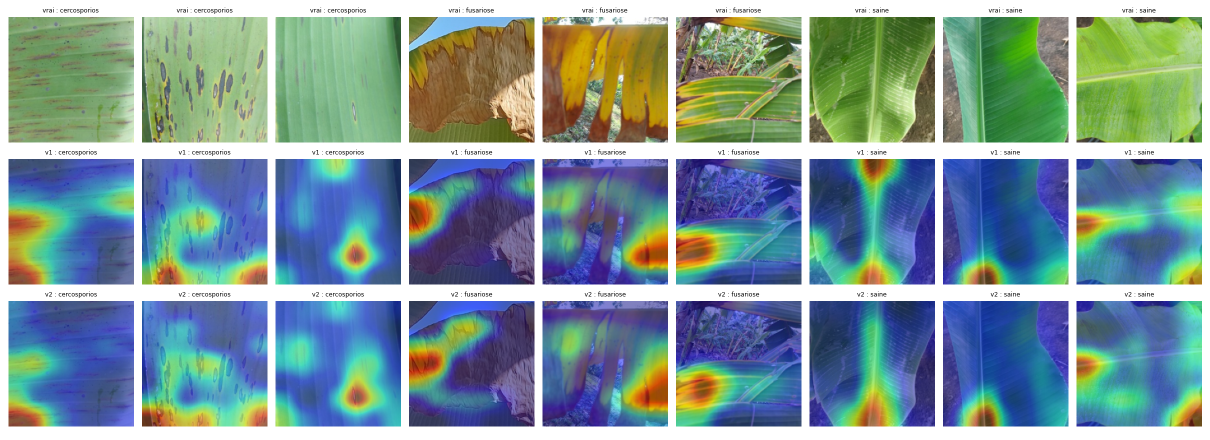
#> input picture modeles/maladies/gradcam_v1_v2.png, 2420 x 880 px (shown at 1/2 size)
$ python -i video_demo_plans2d.py   (imports and definitions only)
#> lines starting #> are read from the running program, lines starting #| are printed output that depends on the picture
#> further down, picture is the input picture: PIL image 2420x880 RGBA; mean R, G, B, A 125.6, 152, 152.5, 255
"""Vidéo de démonstration : images (1920 x 1080, 30 i/s) de tous les plans, sauf le montage final.

Chaque plan est écrit dans out/video_demo/travail/seg_<plan>/0001.jpg, 0002.jpg, ... Les chiffres viennent de
out/demo_finale/chiffres.json et index.html, out/demo_martinique_rpg/comparaison_resume.json et du LISEZMOI de la visite.
Le plan « vol3d » lit les images rendues par scripts/video_demo_vol3d.py (15 i/s), les passe à 30 i/s (flux optique OpenCV)
et y pose les textes. Plans : titre echelles parcelles comptage maladies vol3d realiste reel fin.

    PYTHONIOENCODING=utf-8 .venv/Scripts/python.exe -I -u scripts/video_demo_plans2d.py [plan ...]
"""
import json
import math
import sys
from pathlib import Path

import cv2
import numpy as np
from PIL import Image, ImageDraw, ImageFilter, ImageFont

RACINE = Path(__file__).resolve().parents[1]
T = RACINE / "out/video_demo/travail"
W, H, FPS = 1920, 1080, 30
FONTS = Path("C:/Windows/Fonts")
FOND = (12, 24, 16)
VERT = (120, 230, 140)
ORANGE = (255, 150, 40)
VIOLET = (190, 150, 255)
BLANC = (245, 245, 245)
GRIS = (200, 210, 200)

_f = {}


# [5 lines left out: function police, not called in this run]


def gras(t):
    return police("segoeuib.ttf", t)


def semi(t):
    return police("seguisb.ttf", t)


def norm(t):
    return police("segoeui.ttf", t)


def lisse(x):
    x = min(1.0, max(0.0, x))
    return x * x * (3 - 2 * x)


def prog(t, a, b):
    return lisse((t - a) / (b - a)) if b > a else float(t >= a)


def calque():
    return Image.new("RGBA", (W, H), (0, 0, 0, 0))


# [18 lines left out: functions texte, poser, not called in this run]


def puce(g, box, fill=(10, 22, 14, 205), contour=None, r=22):
    g.rounded_rectangle(box, r, fill=fill, outline=contour, width=3 if contour else 0)


# [13 lines left out: functions coche, etiquette_illustration, not called in this run]


def sauver(im, dossier, i):
    dossier.mkdir(parents=True, exist_ok=True)
    im.save(dossier / f"{i:04d}.jpg", quality=93, subsampling=0)


def charger(p, taille=None):
    im = Image.open(p).convert("RGB")
    return im.resize(taille, Image.LANCZOS) if taille else im


def fond_flou(img, sombre=0.35, flou=0):
#> called with sombre = 0.35, flou = 0
    im = img.convert("RGB").resize((W, H), Image.LANCZOS)
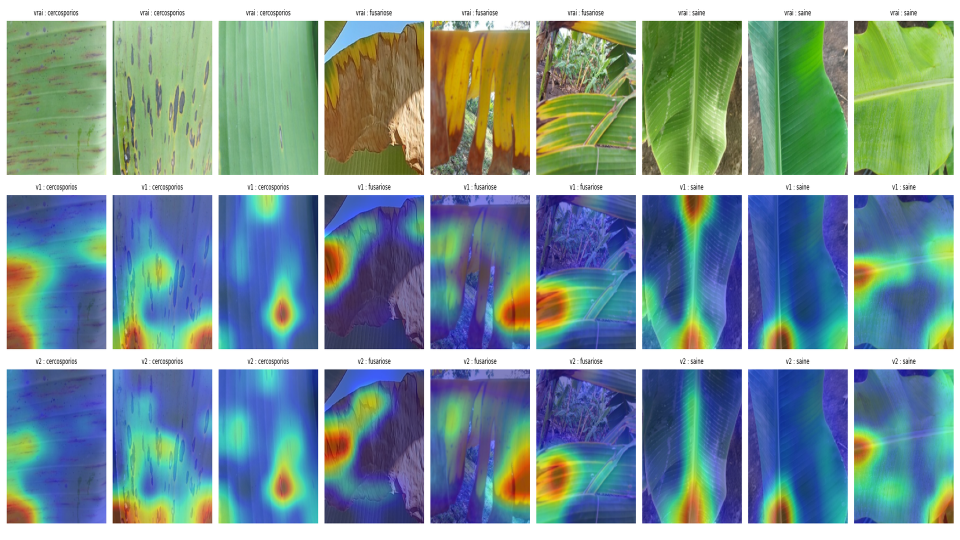
#> im: PIL image 1920x1080 RGB (shown at 1/2 size); mean R, G, B 125.4, 151.8, 152.3
    if flou:
        im = im.filter(ImageFilter.GaussianBlur(flou))
    return Image.blend(im, Image.new("RGB", (W, H), FOND), 1 - sombre)
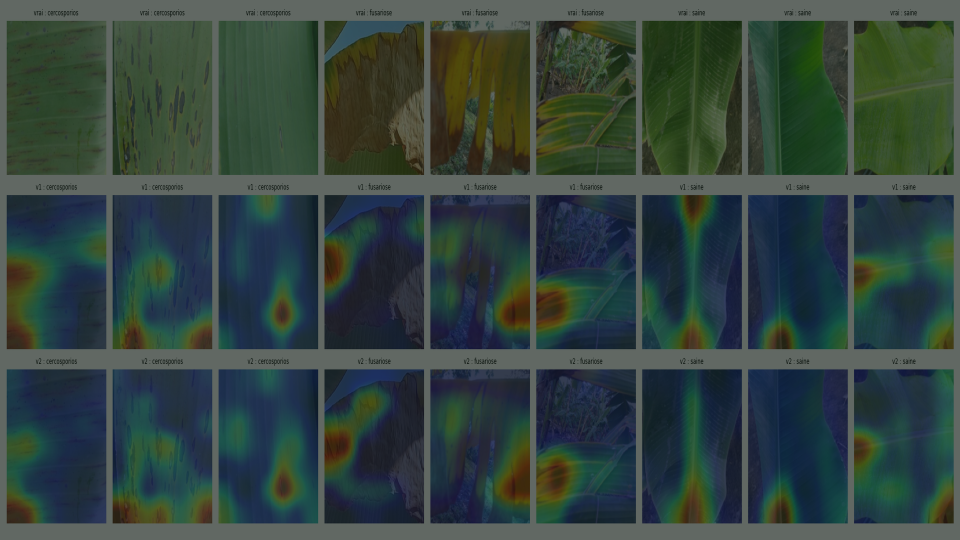
#> returned value: PIL image 1920x1080 RGB (shown at 1/2 size); mean R, G, B 51.3, 68.2, 63.2


# [6 lines left out: function coins_ronds, not called in this run]


def sous(a, p="Image"):
    return a


# ------------------------------------------------------------------------------------------------ plans
# [331 lines left out: functions plan_titre, plan_echelles, plan_parcelles, plan_comptage, plan_maladies, plan_realiste and 2 more, not called in this run]


# ------------------------------------------------------------------------------------------------ vol 3D
def lire_serie(nom):
    fs = sorted((T / f"vol_{nom}").glob("*.jpg"))
    return fs


# [72 lines left out: functions interpoler, plan_vol3d, not called in this run]


PLANS = dict(titre=plan_titre, echelles=plan_echelles, parcelles=plan_parcelles, comptage=plan_comptage,
             maladies=plan_maladies, vol3d=plan_vol3d, realiste=plan_realiste, reel=plan_reel, fin=plan_fin)

# [6 lines not run here, left out]

>>> from PIL import Image
>>> picture = Image.open('../modeles/maladies/gradcam_v1_v2.png')
>>> result = fond_flou(picture)
